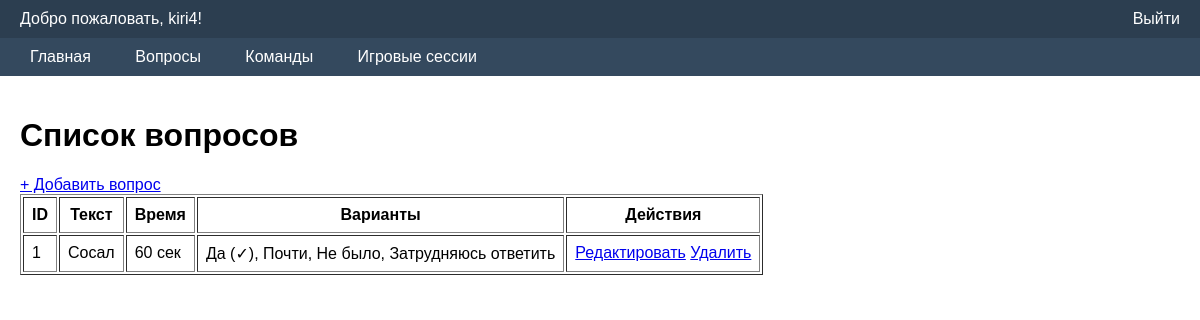
The page /moderator/questions/ (signed in) on the database its author committed.
### moderator/models.py (models this page shows, shortened)
class Moderator(models.Model):
    user = models.OneToOneField(User, on_delete=models.CASCADE, related_name='moderator_profile')
    full_name = models.CharField(max_length=100, verbose_name="Полное имя")
    phone = models.CharField(max_length=20, blank=True, verbose_name="Телефон")
    created_at = models.DateTimeField(auto_now_add=True)
    class Meta:
        verbose_name = "Модератор"
        verbose_name_plural = "Модераторы"

### quiz/models.py (models this page shows, shortened)
class Question(models.Model):
    text = models.TextField('Текст вопроса')
    time_limit = models.PositiveIntegerField('Время на ответ (сек)', default=60)
    image = models.ImageField('Изображение', upload_to='questions/', blank=True, null=True)
    created_at = models.DateTimeField('Дата создания', auto_now_add=True)
    class Meta:
        verbose_name = 'Вопрос'
        verbose_name_plural = 'Вопросы'

class Choice(models.Model):
    question = models.ForeignKey(Question, on_delete=models.CASCADE, related_name='choices', verbose_name='Вопрос')
    text = models.CharField('Текст варианта', max_length=255)
    is_correct = models.BooleanField('Правильный?', default=False)
    order = models.PositiveIntegerField('Порядок отображения', default=0)
    class Meta:
        verbose_name = 'Вариант ответа'
        verbose_name_plural = 'Варианты ответов'
        ordering = ['order']
        constraints = [
            models.UniqueConstraint(
                fields=['question'],
                condition=models.Q(is_correct=True),
                name='unique_correct_choice_per_question'
            )
        ]

### moderator/views.py (the view)
# urls.py: path('questions/', views.QuestionListView.as_view(), name='question_list'),
class QuestionListView(ModeratorRequiredMixin, ListView):
    model = Question
    template_name = 'moderator/question_list.html'
    context_object_name = 'questions'
    paginate_by = 20
    ordering = ['-created_at']

### moderator/views.py (called while the page is built)
    def dispatch(self, request, *args, **kwargs):
        if not request.user.is_authenticated:
            return self.handle_no_permission()
        if not hasattr(request.user, 'moderator_profile'):
            raise PermissionDenied("У вас нет прав модератора.")
        return super().dispatch(request, *args, **kwargs)

### moderator/templates/moderator/question_list.html
{% extends "moderator/base.html" %}
{% block content %}
<h1>Список вопросов</h1>
<a href="{% url 'moderator:question_create' %}">+ Добавить вопрос</a>
<table border="1" cellpadding="8">
    <thead>
        <tr>
            <th>ID</th>
            <th>Текст</th>
            <th>Время</th>
            <th>Варианты</th>
            <th>Действия</th>
        </tr>
    </thead>
    <tbody>
        {% for q in questions %}
        <tr>
            <td>{{ q.id }}</td>
            <td>{{ q.text|truncatechars:50 }}</td>
            <td>{{ q.time_limit }} сек</td>
            <td>
                {% for choice in q.choices.all %}
                    {{ choice.text }}{% if choice.is_correct %} (✓){% endif %}{% if not forloop.last %}, {% endif %}
                {% endfor %}
            </td>
            <td>
                <a href="{% url 'moderator:question_edit' q.pk %}">Редактировать</a>
                <a href="{% url 'moderator:question_delete' q.pk %}">Удалить</a>
            </td>
        </tr>
        {% empty %}
        <tr><td colspan="5">Нет вопросов</td></tr>
        {% endfor %}
    </tbody>
</table>
{% endblock %}

### moderator/templates/moderator/base.html (shortened to what this page needs)
<!DOCTYPE html>
<html lang="ru">
<head>
</head>
<body>
    <div class="header">
        <span class="user-info">Добро пожаловать, {{ user.moderator_profile.full_name }}!</span>
        <a href="{% url 'moderator:logout' %}" class="logout">Выйти</a>
    </div>
    <div class="nav">
        <a href="{% url 'moderator:panel' %}">Главная</a>
        <a href="{% url 'moderator:question_list' %}">Вопросы</a>
        <a href="{% url 'moderator:team_list' %}">Команды</a>
        <a href="{% url 'moderator:gamesession_list' %}">Игровые сессии</a>
    </div>
    <div class="content">
        {% block content %}{% endblock %}
    </div>
</body>
</html>

### moderator/templates/moderator/base.html (style rules this page uses)
body { font-family: Arial, sans-serif; margin: 0; padding: 0; }
.header { background: #2c3e50; color: white; padding: 10px 20px; overflow: hidden; }
.header a { color: white; text-decoration: none; }
.header .user-info { float: left; }
.header .logout { float: right; }
.nav { background: #34495e; padding: 10px 20px; }
.nav a { color: white; margin-right: 20px; text-decoration: none; padding: 5px 10px; }
.content { padding: 20px; }

### rows shown on the page
Question: id "1", text "Сосал", time_limit "60"
Choice: text "Да"
Choice: text "Почти"
Choice: text "Не было"
Choice: text "Затрудняюсь ответить"

### other values the page prints
{{ user.moderator_profile.full_name }} "kiri4"
